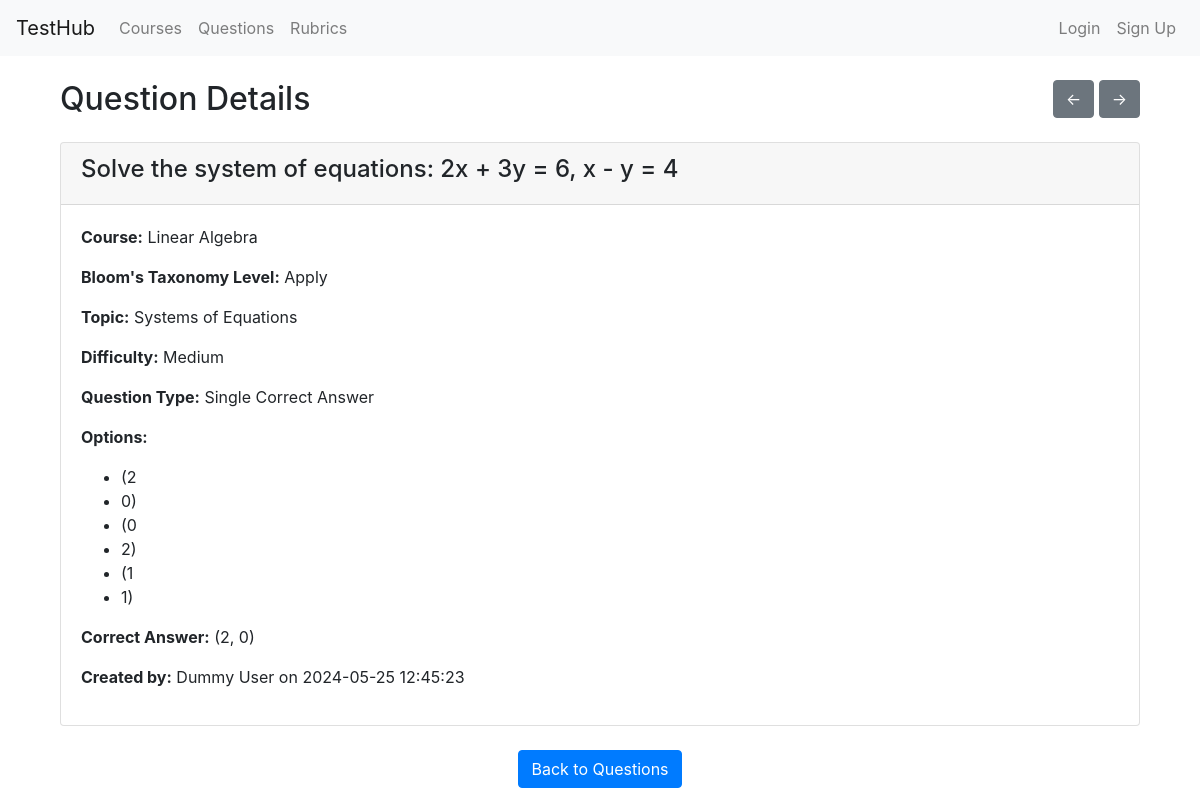
Page /questions/view/2 on the committed database.
### models.py (models this page shows, shortened)
class Question(db.Model):
    id = db.Column(db.Integer, primary_key=True)
    content = db.Column(db.Text, nullable=False)
    course_id = db.Column(db.Integer, db.ForeignKey('course.id'), nullable=False)
    bloom_level = db.Column(db.String(50))
    topic = db.Column(db.String(100))
    difficulty = db.Column(db.String(50))
    question_type = db.Column(db.String(50))
    options = db.Column(db.Text)  # To store options for MCQs
    correct_answer = db.Column(db.Text)  # To store correct answer(s)
    pairs = db.Column(db.Text)  # To store pairs for matching questions
    essay_details = db.Column(db.Text)  # To store details for essay questions
    created_by = db.Column(db.String(100), nullable=False)
    created_at = db.Column(db.DateTime, nullable=False, default=datetime.utcnow)
    last_edited_by = db.Column(db.String(100), nullable=True)
    last_edited_at = db.Column(db.DateTime, nullable=True)
    course = db.relationship('Course', backref=db.backref('questions', lazy=True))

class Course(db.Model):
    id = db.Column(db.Integer, primary_key=True)
    name = db.Column(db.String(100), nullable=False)
    course_code = db.Column(db.String(20), nullable=False)
    school = db.Column(db.String(10), nullable=False)
    department = db.Column(db.String(100), nullable=False)
    outcomes = db.relationship('CourseOutcome', backref='course', lazy=True, cascade="all, delete-orphan")

### routes/questions.py (the view)
@question_bp.route('/view/<int:question_id>', methods=['GET'])
def view_question(question_id):
    question = Question.query.get_or_404(question_id)
    course = Course.query.get(question.course_id)
    prev_question = Question.query.filter(Question.id < question_id).order_by(Question.id.desc()).first()
    next_question = Question.query.filter(Question.id > question_id).order_by(Question.id.asc()).first()
    return render_template('question_view.html', question=question, course=course, prev_question=prev_question, next_question=next_question)

### templates/question_view.html (shortened to what this page needs)
{% extends "base.html" %}
{% block content %}
<div class="container mt-4">
  <div class="d-flex justify-content-between align-items-center mb-4">
    <h2 class="mb-0">Question Details</h2>
    <div>
      {% if prev_question %}
        <a class="btn btn-secondary" href="{{ url_for('questions.view_question', question_id=prev_question.id) }}" role="button">&#8592;</a>
      {% endif %}
      {% if next_question %}
        <a class="btn btn-secondary" href="{{ url_for('questions.view_question', question_id=next_question.id) }}" role="button">&#8594;</a>
      {% endif %}
    </div>
  </div>
  <div class="card">
    <div class="card-header">
      <h4>{{ question.content }}</h4>
    </div>
    <div class="card-body">
      <p><strong>Course:</strong> {{ course.name }}</p>
      <p><strong>Bloom's Taxonomy Level:</strong> {{ question.bloom_level }}</p>
      <p><strong>Topic:</strong> {{ question.topic }}</p>
      <p><strong>Difficulty:</strong> {{ question.difficulty }}</p>
      <p><strong>Question Type:</strong> {{ question.question_type }}</p>
      {% if question.question_type in ['Single Correct Answer', 'Multiple Correct Answers'] %}
        <p><strong>Options:</strong></p>
        <ul>
          {% for option in question.options.split(',') %}
          <li>{{ option }}</li>
          {% endfor %}
        </ul>
        <p><strong>Correct Answer:</strong> {{ question.correct_answer }}</p>
      {% elif question.question_type == 'True/False' %}
        <p><strong>Correct Answer:</strong> {{ question.correct_answer }}</p>
      {% elif question.question_type == 'Fill in the Blank' %}
        <p><strong>Correct Answer:</strong> {{ question.correct_answer }}</p>
      {% elif question.question_type == 'Short Answer' %}
        <p><strong>Correct Answer:</strong> {{ question.correct_answer }}</p>
      {% elif question.question_type == 'Essay' %}
        <p><strong>Essay Details:</strong> {{ question.essay_details }}</p>
      {% endif %}
      <p><strong>Created by:</strong> {{ question.created_by }} on {{ question.created_at.strftime('%Y-%m-%d %H:%M:%S') }}</p>
    </div>
  </div>
  <div class="text-center mt-4">
    <a class="btn btn-primary" href="{{ url_for('questions.list_questions') }}" role="button">Back to Questions</a>
  </div>
</div>
{% endblock %}

### rows in the picture
Question: content "Solve the system of equations: 2x + 3y = 6, x - y = 4", bloom_level "Apply", topic "Systems of Equations", difficulty "Medium", question_type "Single Correct Answer", correct_answer "(2, 0)", created_by "Dummy User", created_at "2024-05-25 12:45:23"
Course: name "Linear Algebra"

### other values in the picture
{{ option }} "(2" "0)" "(0" "2)" "(1" "1)"
